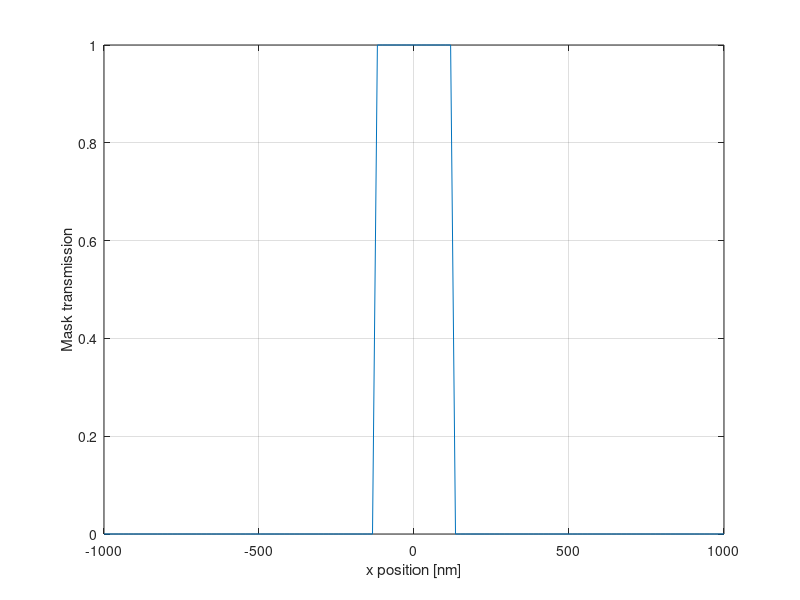

Source code (MATLAB): (Note: this script raises an error after producing the figure.)
% Define the chromium dot size in nanometers
dot_size = 250;

% Define the mask support (x support)
% Since we compute FT, better to choose a 2^n number of points
x_support = linspace(-1000, 1000, 128);

% Compute the pixel size in nanometers
dx = 2000 / 128;

% Define the mask, 1 for glass, 0 for chromium
mask = abs(x_support) < dot_size / 2;

% Plot
figure;
title('Mask Transmission');
plot(x_support, mask);
xlabel('x position [nm]');
ylabel('Mask transmission');
grid on;
%%%%%%%%%%%%%%%%%%%%%%%%%%%%%%%%%%%%%%%%%%%
% Computation of the mask TF and its frequency support
mask_ft = fftshift(fft(mask));
mask_ft_re = dlmread('mask_ft_re.txt')
mask_ft_im = dlmread('mask_ft_im.txt')
eps_mask_ft_re = max(abs(real(mask_ft)-mask_ft_re'))
eps_mask_ft_im = max(abs(imag(mask_ft)-mask_ft_im'))



%%%%%%%%%%%%%%%%%%%%%%%%%%%%%%%%%%%%%%%%%%%%%



% mask OK
mask_ft_py_re = dlmread('mask_ana_ft_re.txt')
mask_ft_py_im = dlmread('mask_ana_ft_im.txt')

eps_mask_ft_re = max(abs(real(mask_ft)-mask_ft_py_re'))
eps_mask_ft_im = max(abs(real(mask_ft)-mask_ft_py_im'))

freq = fftfreq(128, dx);
freq_py = dlmread("freq.txt");
eps_freq = max(abs(freq-freq_py'));
% Do not forget the pixel size d when creating the frequency support
freq_support = fftshift(fftfreq(128, dx));
freq_support_py_im = dlmread('freq_sup_im.txt');
freq_support_py_re = dlmread('freq_sup_re.txt');
eps_freq_support_py_re = max(abs(real(freq_support)-freq_support_py_re'))
eps_freq_support_py_im = max(abs(imag(freq_support)-freq_support_py_im'))

;% Analytical Fourier Transform
mask_ana_ft = sinc(freq_support * dot_size) * dot_size / dx;
mask_ana_ft_py_re = dlmread('mask_ana_ft_re.txt')
mask_ana_ft_py_im = dlmread('mask_ana_ft_im.txt')
eps_mask_ana_ft_py_re = max(abs(real(mask_ana_ft)-mask_ana_ft_py_re'))
eps_mask_ana_ft_py_im = max(abs(imag(mask_ana_ft)-mask_ana_ft_py_im'))

% Plotting section
figure;
title('Mask Fourier Transform');
plot(freq_support, abs(mask_ft), 'DisplayName', 'Numeric FT');
hold on;
plot(freq_support, abs(mask_ana_ft), 'o', 'DisplayName', 'Analytic FT');
legend show;
% mask_ana_py = dlmread('mask_ana_ft.txt')
% eps = max(abs(mask_ana_ft-mask_ana_py))
xlabel('Frequency [1/nm]');
ylabel('Mask spectrum');
hold off;
